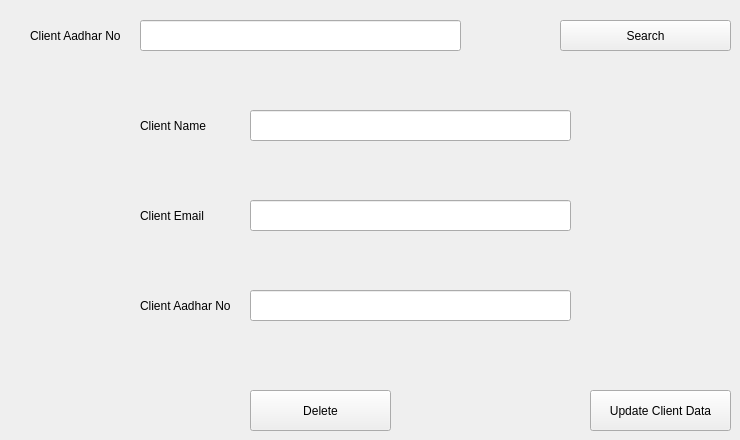
      <widget class="QWidget" name="tab_14">
       <attribute name="title">
        <string>   Edit / Delete Clients   </string>
       </attribute>
       <widget class="QLabel" name="label_38">
        <property name="geometry">
         <rect>
          <x>30</x>
          <y>20</y>
          <width>101</width>
          <height>31</height>
         </rect>
        </property>
        <property name="text">
         <string>Client Aadhar No</string>
        </property>
       </widget>
       <widget class="QLineEdit" name="lineEdit_27">
        <property name="geometry">
         <rect>
          <x>140</x>
          <y>20</y>
          <width>321</width>
          <height>31</height>
         </rect>
        </property>
       </widget>
       <widget class="QPushButton" name="pushButton_19">
        <property name="geometry">
         <rect>
          <x>590</x>
          <y>390</y>
          <width>141</width>
          <height>41</height>
         </rect>
        </property>
        <property name="text">
         <string>Update Client Data</string>
        </property>
       </widget>
       <widget class="QPushButton" name="pushButton_20">
        <property name="geometry">
         <rect>
          <x>560</x>
          <y>20</y>
          <width>171</width>
          <height>31</height>
         </rect>
        </property>
        <property name="text">
         <string>Search</string>
        </property>
       </widget>
       <widget class="QPushButton" name="pushButton_21">
        <property name="geometry">
         <rect>
          <x>250</x>
          <y>390</y>
          <width>141</width>
          <height>41</height>
         </rect>
        </property>
        <property name="text">
         <string>Delete</string>
        </property>
       </widget>
       <widget class="QLineEdit" name="lineEdit_28">
        <property name="geometry">
         <rect>
          <x>250</x>
          <y>110</y>
          <width>321</width>
          <height>31</height>
         </rect>
        </property>
       </widget>
       <widget class="QLabel" name="label_39">
        <property name="geometry">
         <rect>
          <x>140</x>
          <y>110</y>
          <width>101</width>
          <height>31</height>
         </rect>
        </property>
        <property name="text">
         <string>Client Name</string>
        </property>
       </widget>
       <widget class="QLineEdit" name="lineEdit_29">
        <property name="geometry">
         <rect>
          <x>250</x>
          <y>200</y>
          <width>321</width>
          <height>31</height>
         </rect>
        </property>
       </widget>
       <widget class="QLabel" name="label_40">
        <property name="geometry">
         <rect>
          <x>140</x>
          <y>200</y>
          <width>101</width>
          <height>31</height>
         </rect>
        </property>
        <property name="text">
         <string>Client Email</string>
        </property>
       </widget>
       <widget class="QLineEdit" name="lineEdit_30">
        <property name="geometry">
         <rect>
          <x>250</x>
          <y>290</y>
          <width>321</width>
          <height>31</height>
         </rect>
        </property>
       </widget>
       <widget class="QLabel" name="label_41">
        <property name="geometry">
         <rect>
          <x>140</x>
          <y>290</y>
          <width>101</width>
          <height>31</height>
         </rect>
        </property>
        <property name="text">
         <string>Client Aadhar No</string>
        </property>
       </widget>
      </widget>
